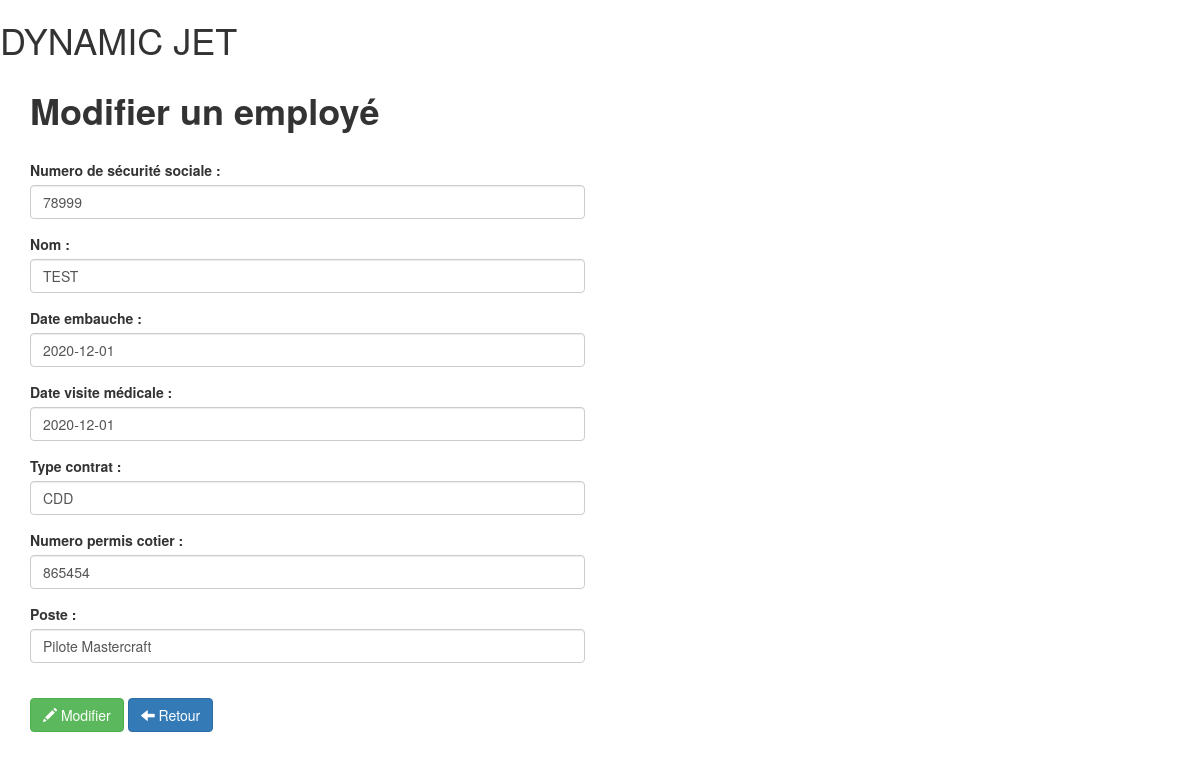
The page /employes/update.php?id=78999 on the database its author committed.
### tables this page shows
CREATE TABLE IF NOT EXISTS `employes` (
  `id_employe` int(11) NOT NULL,
  `nom_employe` varchar(150) NOT NULL,
  `dateembauche_employe` date NOT NULL,
  `datevisitemedicale_employe` date DEFAULT NULL,
  `typecontrat_employe` varchar(50) NOT NULL,
  `permiscotier_employe` int(100) DEFAULT NULL,
  `poste_employe` varchar(100) NOT NULL,
  PRIMARY KEY (`id_employe`)
);

### employes/update.php (the view, shortened to what this page needs)
<?php
    if(!empty($_GET['id']))
    {
        $id = checkInput($_GET['id']);
    }
    if(!empty($_POST))
    {
        var_dump($_POST);
        $id =  checkInput($_POST['id_employe']);
        $nom = checkInput($_POST['nom_employe']);
        $dateembauche = checkInput($_POST['dateembauche_employe']);
        $datevisitemedicale = checkInput($_POST['datevisitemedicale_employe']);
        $typecontrat = checkInput($_POST['typecontrat_employe']);
        $permiscotier = checkInput($_POST['permiscotier_employe']);
        $poste = checkInput($_POST['poste_employe']);
        $db = Database::connect();
        $statement = $db->prepare("UPDATE employes  set nom_employe = ?, dateembauche_employe = ?, datevisitemedicale_employe = ?, typecontrat_employe = ?, permiscotier_employe = ?, poste_employe = ? WHERE id_employe = ?");
        $statement->execute(array($nom,$dateembauche,$datevisitemedicale,$typecontrat,$permiscotier,$poste,$id));
        Database::disconnect();
        header("Location: index.php");
    }
    else
    {
        $db = Database::connect();
        $statement = $db->prepare("SELECT * FROM employes where id_employe = ?");
        $statement->execute(array($id));
        $employe            = $statement->fetch();
        $id                 = $employe['id_employe'];
        $nom                = $employe['nom_employe'];
        $dateembauche       = $employe['dateembauche_employe'];
        $datevisitemedicale = $employe['datevisitemedicale_employe'];
        $typecontrat        = $employe['typecontrat_employe'];
        $permiscotier       = $employe['permiscotier_employe'];
        $poste              = $employe['poste_employe'];
    }
    function checkInput($data)
    {
      $data = trim($data);
      $data = stripslashes($data);
      $data = htmlspecialchars($data);
      return $data;
    }
?>
<!DOCTYPE html>
<html>
    <head>
        <link rel="stylesheet" href="https://maxcdn.bootstrapcdn.com/bootstrap/3.3.6/css/bootstrap.min.css">
        <link rel="stylesheet" href="">
    </head>
    <body>
        <h1 class="text-logo">DYNAMIC JET </span></h1>
         <div class="container admin">
            <div class="row">
                <div class="col-sm-6">
                    <h1><strong>Modifier un employé</strong></h1>
                    <br>
                    <form class="form" action="<?php echo 'update.php?id='.$id;?>" role="form" method="post" enctype="multipart/form-data">
                    <div class="form-group">
                            <label for="name">Numero de sécurité sociale :</label>
                            <input type="text" class="form-control" id="id_employe" name="id_employe" placeholder="Numéro de sécurité sociale" value="<?php echo $id;?>" required>
                        </div>
                        <div class="form-group">
                            <label for="name">Nom :</label>
                            <input type="text" class="form-control" id="nom_employe" name="nom_employe" placeholder="Nom" value="<?php echo $nom;?>" required>
                        </div>
                        <div class="form-group">
                            <label for="dateembauche_employe">Date embauche :</label>
                            <input type="text" class="form-control" id="dateembauche_employe" name="dateembauche_employe" placeholder="Date D'embauche" value="<?php echo $dateembauche;?>" required>
                        </div>
                        <div class="form-group">
                            <label for="datevisitemedicale_employe">Date visite médicale :</label>
                            <input type="text" class="form-control" id="datevisitemedicale_employe" name="datevisitemedicale_employe" placeholder="Date visite medicale" value="<?php echo $datevisitemedicale;?>" required>
                        </div>
                        <div class="form-group">
                            <label for="">Type contrat :</label>
                            <input type="text" class="form-control" id="typecontrat_employe" name="typecontrat_employe" placeholder="Type de contrat" value="<?php echo $typecontrat;?>" required>
                        </div>
                        <div class="form-group">
                            <label for="">Numero permis cotier :</label>
                            <input type="text" class="form-control" id="permiscotier_employe" name="permiscotier_employe" placeholder="N° permis cotier" value="<?php echo $permiscotier;?>" required>
                        </div>
                        <div class="form-group">
                            <label for="">Poste :</label>
                            <input type="text" class="form-control" id="poste_employe" name="poste_employe" placeholder="Poste" value="<?php echo $poste;?>" required>
                        </div>
                        <br>
                        <div class="form-actions">
                            <button type="submit" name="modif" class="btn btn-success"><span class="glyphicon glyphicon-pencil"></span> Modifier</button>
                            <a class="btn btn-primary" href="index.php"><span class="glyphicon glyphicon-arrow-left"></span> Retour</a>
                       </div>
                    </form>
                </div>
            </div>
        </div>
    </body>
</html>

### rows shown on the page
employes: id_employe "78999", nom_employe "TEST", dateembauche_employe "2020-12-01", datevisitemedicale_employe "2020-12-01", typecontrat_employe "CDD", permiscotier_employe "865454", poste_employe "Pilote Mastercraft"
